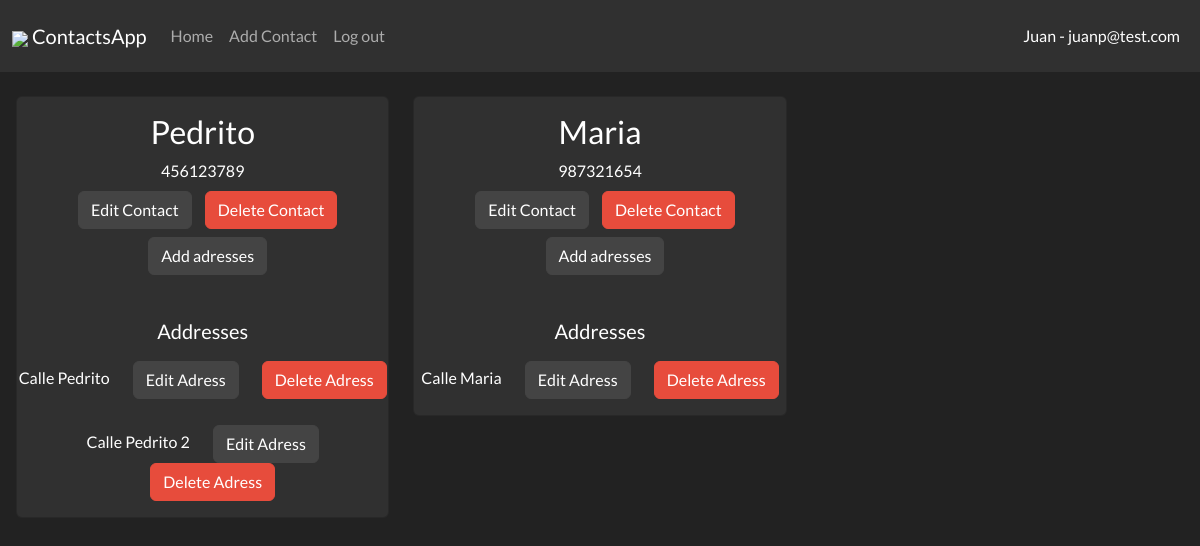
Screenshot of /home.php (signed in) with the database file from the repository.
### tables this page shows
CREATE TABLE contacts (
    id INT AUTO_INCREMENT PRIMARY KEY,
    name VARCHAR(255),
    user_id INT NOT NULL,
    phone_number VARCHAR(255),
    FOREIGN KEY (user_id) REFERENCES users(id)
);

CREATE TABLE adresses (
    id INT AUTO_INCREMENT PRIMARY KEY,
    adress VARCHAR(255),
    user_id INT NOT NULL,
    FOREIGN KEY (user_id) REFERENCES contacts(id)
);

### home.php (the view, shortened to what this page needs)
<?php
    require "database.php";
    $contacts = $conn->query("SELECT * FROM contacts WHERE user_id = {$_SESSION['user']['id']}");
?>
<?php require "partials/header.php" ?>
    <div class="contaienr pt-4 p-3">
        <div class="row">
            <?php foreach ($contacts as $contact): ?>
                <?php $adresses = $conn->query("SELECT * FROM adresses WHERE user_id = {$contact['id']}"); ?>
                <div class="col-md-4 mb-3">
                    <div class="card text-center">
                        <div class="card-body">
                            <h3 class="card-title text-capitalize"><?= $contact["name"] ?></h3>
                            <p class="m-2"><?= $contact["phone_number"] ?></p>
                            <a href="./edit.php?id=<?= $contact["id"] ?>" class="btn btn-secondary mb-2" style="display: inline-block; margin-left: 10px;">Edit Contact</a>
                            <a href="./delete.php?id=<?= $contact["id"] ?>" class="btn btn-danger mb-2" style="display: inline-block; margin-left: 10px;">Delete Contact</a>
                            <a href="./newAdress.php?id=<?= $contact["id"] ?>" class="btn btn-secondary mb-2" style="display: inline-block; margin-left: 10px;">Add adresses</a>
                        </div>
                        <?php
                            if ($adresses->rowCount() > 0) {
                                echo "<h5 style='margin-top: 20px;'>Addresses</h5>";
                                foreach ($adresses as $adress) {
                                    echo "<p style='margin-top: 10px;'>{$adress['adress']}
                                        <a href='./editAdress.php?id={$adress['id']}' class='btn btn-secondary' style='display: inline-block; margin-left: 20px;'>Edit Adress</a>
                                        <a href='./adresses.php?id={$adress['id']}' class='btn btn-danger' style='display: inline-block; margin-left: 20px;'>Delete Adress</a>
                                    </p>";
                                }
                            } else {
                                echo "<p><i>No addresses saved for this contact.</i></p>";
                            }
                        ?>
                    </div>
                </div>
            <?php endforeach ?>
        </div>
    </div>
<?php require "partials/footer.php" ?>

### partials/header.php (shortened to what this page needs)
<!DOCTYPE html>
<html lang="en">
<head>
    <link
        rel="stylesheet"
        href="https://cdnjs.cloudflare.com/ajax/libs/bootswatch/5.3.3/darkly/bootstrap.min.css"
    />
    <link rel="stylesheet" href="./static/css/index.css">
</head>
<body>
    <?php require "partials/navbar.php" ?>
    <main>

### partials/navbar.php (shortened to what this page needs)
<nav class="navbar navbar-expand-lg navbar-dark bg-dark">
    <div class="container-fluid">
        <a class="navbar-brand font-weight-bold" href="index.php">
            <img class="mr-2" src="./static/img/logo.png" />
            ContactsApp
        </a>
        <div class="collapse navbar-collapse" id="navbarNav">
            <div class="d-flex justify-content-between w-100">
                <ul class="navbar-nav">
                    <?php if (isset($_SESSION["user"])): ?>
                        <li class="nav-item">
                            <a class="nav-link" href="home.php">Home</a>
                        </li>
                        <li class="nav-item">
                            <a class="nav-link" href="./add.php">Add Contact</a>
                        </li>
                        <li class="nav-item">
                            <a class="nav-link" href="./logout.php">Log out</a>
                        </li>
                    <?php endif ?>
                </ul>
                <?php if (isset($_SESSION["user"])): ?>
                    <div class="p-2">
                        <?= $_SESSION["user"]["name"] ?>
                        <?php echo(" - "); ?>
                        <?= $_SESSION["user"]["email"] ?>
                    </div>
                <?php endif ?>
            </div>
        </div>
    </div>
</nav>

### partials/footer.php
    </main>
</body>
</html>

### static/css/index.css (style rules this page uses)
.navbar img { width: 1.2rem; }

### rows the page displays
contacts: name "Pedrito", phone_number "456123789"
adresses: adress "Calle Pedrito"
adresses: adress "Calle Pedrito 2"
contacts: name "Maria", phone_number "987321654"
adresses: adress "Calle Maria"

### other values shown
$_SESSION["user"]["name"] "Juan"
$_SESSION["user"]["email"] "juanp@test.com"
